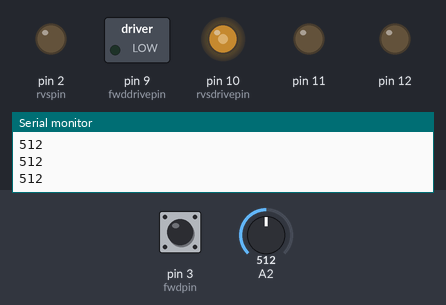
A sketch run on a simulated Arduino Uno, built with avr-gcc and run on an emulated ATmega328P. Shown: switched loads named in the sketch (green lamp = pin HIGH), output pins drawn as LEDs (lit = HIGH), the last lines printed to the serial monitor. The test bench sets the inputs (shaded band); at power-on: pin 3 (fwdpin) HIGH, A2 = 512.

Above: at 1.2 s.
1.3 s: pin 3 (fwdpin) pulled LOW for 0.15 s
At 1.43 s:
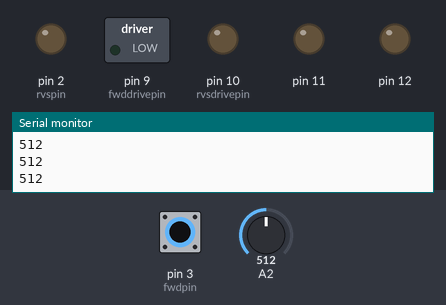
3.0 s: A2 set to 716
At 4.2 s:
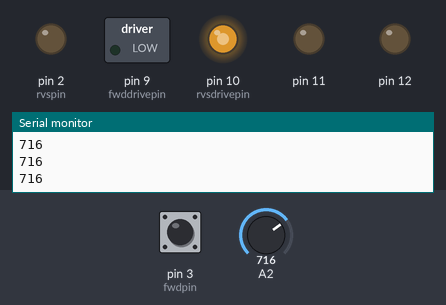
4.5 s: A2 set to 900
At 5.0 s:
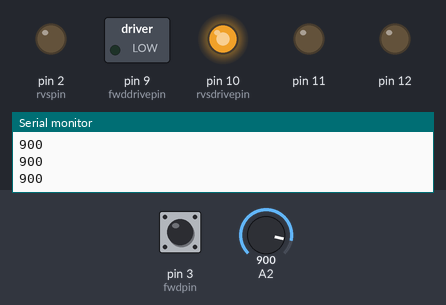
6.0 s: pin 3 (fwdpin) pulled LOW for 1 s
At 6.8 s:
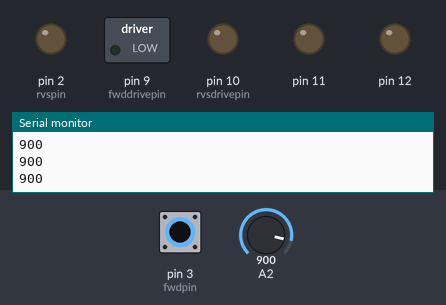
Timing chart, 0 to 9.0 s (numbered marks = the images above; inputs shaded):
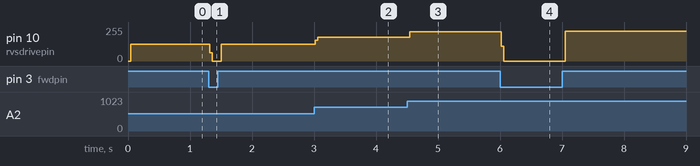

The sketch:

simple_knob_button_motor.ino
```cpp
int knob = 0;
int fwdpin = 3;
int rvspin = 2;

int fwddrivepin = 9;
int rvsdrivepin = 10;
boolean fwd = false;
boolean rvs = false;

void setup() {
    pinMode(11,OUTPUT);
    pinMode(12,OUTPUT);
    digitalWrite(11,LOW);
    digitalWrite(12,LOW);
    pinMode(fwddrivepin,OUTPUT);
    pinMode(rvsdrivepin,OUTPUT);
    analogWrite(fwddrivepin,0);
    analogWrite(rvsdrivepin,0);
    pinMode(fwdpin,INPUT_PULLUP);
    pinMode(rvspin,INPUT_PULLUP);
    knob = analogRead(A2);
    Serial.begin(9600);

}

void loop() {
  knob = analogRead(A2);
  fwd = !digitalRead(fwdpin);
  rvs = !digitalRead(rvspin);
  if(fwd && !rvs){
    analogWrite(rvsdrivepin,0);
    analogWrite(fwddrivepin,knob/4);
  }
  else{
    analogWrite(rvsdrivepin,0);

    analogWrite(fwddrivepin/4,0);
  }
  if(rvs && !fwd){
    analogWrite(fwddrivepin,0);
    analogWrite(rvsdrivepin,knob/4);
  }
  else{
    analogWrite(fwddrivepin,0);
    analogWrite(rvsdrivepin,0);
  }
   Serial.println(knob);
}
```

Measured:
- after the input at 1.3 s, pin 10 (rvsdrivepin): 126/255 → 0/255 at once, → 127/255 0.18 s later
- after the input at 3.0 s, pin 10 (rvsdrivepin): 127/255 → 178/255 at once
- after the input at 4.5 s, pin 10 (rvsdrivepin): 178/255 → 221/255 at once
- after the input at 6.0 s, pin 10 (rvsdrivepin): 221/255 → 0/255 at once, → 224/255 1.0 s later
